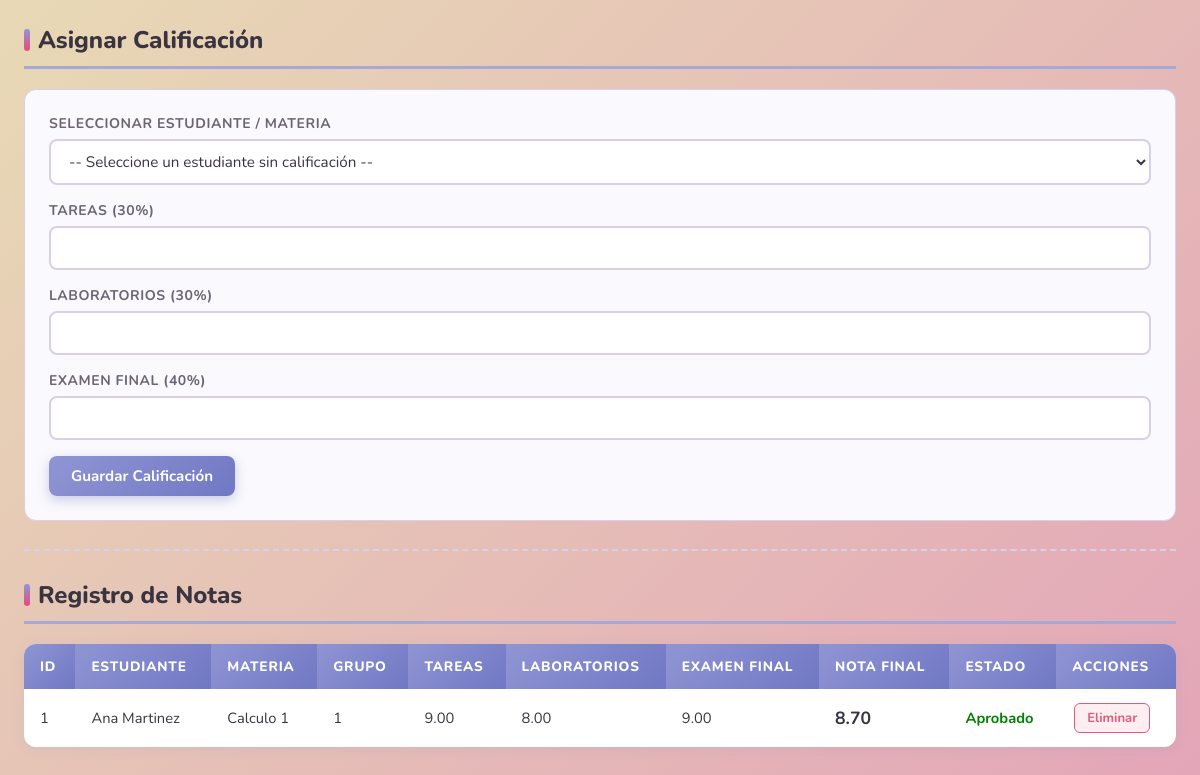
Page /calificaciones3.php on the committed database.
### tables this page shows
CREATE TABLE `calificaciones` (
  `id_calificacion` int NOT NULL,
  `id_inscripcion` int NOT NULL,
  `tareas` decimal(5,2) NOT NULL,
  `laboratorios` decimal(5,2) NOT NULL,
  `examen_final` decimal(5,2) NOT NULL,
  `nota` decimal(4,2) GENERATED ALWAYS AS ((((`tareas` * 0.3) + (`laboratorios` * 0.3)) + (`examen_final` * 0.4))) STORED
);

CREATE TABLE `estudiantes` (
  `id_estudiante` int NOT NULL,
  `nombre` varchar(100) NOT NULL,
  `apellido` varchar(100) NOT NULL,
  `correo` varchar(100) DEFAULT NULL,
  `telefono` varchar(20) DEFAULT NULL,
  `id_carrera` int NOT NULL
);

CREATE TABLE `materias` (
  `id_materia` int NOT NULL,
  `nombre` varchar(100) NOT NULL,
  `id_carrera` int NOT NULL
);

CREATE TABLE `inscripciones` (
  `id_inscripcion` int NOT NULL,
  `id_estudiante` int NOT NULL,
  `id_grupo` int NOT NULL,
  `periodo` varchar(20) NOT NULL
);

### sistemaestudiantilmodulo3.3.php (called while the page is built, shortened)
<?php
class clasesistema
{
    private $host = "localhost";
    private $usuario = "root";
    private $password = "chilaquilas25";
    private $bd = "nextgen_db";
    private $puerto = 3308;
    private $conexion;
    public function __construct()
    {
        $this->conexion = new mysqli(
            $this->host,
            $this->usuario,
            $this->password,
            $this->bd,
            $this->puerto
        );
    }
    public function ejecutarConsulta($sql)
{
    $resultado = $this->conexion->query($sql);
    return $resultado;
}
}
?>

### calificaciones3.php (the view, shortened to what this page needs)
<?php
require_once "sistemaestudiantilmodulo3.3.php";
$obj = new clasesistema();
$calificaciones = $obj->ejecutarConsulta("
    SELECT c.*,
           e.nombre AS nombre_estudiante,
           e.apellido,
           m.nombre AS materia,
           i.id_grupo
    FROM calificaciones c
    JOIN inscripciones i ON c.id_inscripcion = i.id_inscripcion
    JOIN estudiantes e ON i.id_estudiante = e.id_estudiante
    JOIN grupos g ON i.id_grupo = g.id_grupo
    JOIN materias m ON g.id_materia = m.id_materia
    ORDER BY e.apellido, e.nombre
");
?>
<!DOCTYPE html>
<html lang="es">
<head>
    <link rel="stylesheet" href="implementaciones.css">
</head>
<body>
<div class="container">
    <h2>Asignar Calificación</h2>
    <form method="POST" action="calificaciones3.php">
        <label>Seleccionar Estudiante / Materia</label>
        <select name="id_inscripcion" required>
            <option value="">-- Seleccione un estudiante sin calificación --</option>
        </select>
        <label>Tareas (30%)</label>
        <input type="number" name="tareas" step="0.01" min="0" max="10" required>
        <label>Laboratorios (30%)</label>
        <input type="number" name="laboratorios" step="0.01" min="0" max="10" required>
        <label>Examen Final (40%)</label>
        <input type="number" name="examen_final" step="0.01" min="0" max="10" required>
        <button type="submit" name="guardar" class="btn">Guardar Calificación</button>
    </form>
    <hr>
    <h2>Registro de Notas</h2>
    <table>
        <thead>
            <tr>
                <th>ID</th>
                <th>Estudiante</th>
                <th>Materia</th>
                <th>Grupo</th>
                <th>Tareas</th>
                <th>Laboratorios</th>
                <th>Examen Final</th>
                <th>Nota Final</th>
                <th>Estado</th>
                <th>Acciones</th>
            </tr>
        </thead>
        <tbody>
            <?php while($c = $calificaciones->fetch_assoc()): ?>
            <tr>
                <td><?= $c['id_calificacion'] ?></td>
                <td><?= htmlspecialchars($c['nombre_estudiante'] . " " . $c['apellido']) ?></td>
                <td><?= htmlspecialchars($c['materia']) ?></td>
                <td><?= $c['id_grupo'] ?></td>
                <td><?= $c['tareas'] ?></td>
                <td><?= $c['laboratorios'] ?></td>
                <td><?= $c['examen_final'] ?></td>
                <td class="nota-final"><?= number_format($c['nota'], 2) ?></td>
                <td>
                    <?php if($c['nota'] >= 6): ?>
                        <span style="color:green;font-weight:bold;">Aprobado</span>
                    <?php else: ?>
                        <span style="color:red;font-weight:bold;">Reprobado</span>
                    <?php endif; ?>
                </td>
                <td>
                    <a href="?eliminar=<?= $c['id_calificacion'] ?>"
                       class="btn-del"
                       onclick="return confirm('¿Eliminar esta calificación?')">Eliminar</a>
                </td>
            </tr>
            <?php endwhile; ?>
        </tbody>
    </table>
</div>
</body>
</html>

### implementaciones.css (style rules this page uses)
:root { --beige: #E8D9B5; --gris: #A89F94; --rosado: #E8A9A9; --rosado-fuerte: #E94B7D; --durazno: #F4BE6A; --lila: #8F95D3; --lila-claro: #A6A8D7; --rosado-claro: #E3A5B8; --blanco: #ffffff; --texto: #3a3340; --texto-suave: #6b6475; --borde: #d9cfe8; --sombra: rgba(143, 149, 211, 0.15); --sombra-hover: rgba(143, 149, 211, 0.30); --verde: #4caf87; --rojo: #e05c7a; }
* { box-sizing: border-box; margin: 0; padding: 0; }
body { font-family: 'Nunito', 'Segoe UI', Tahoma, Geneva, Verdana, sans-serif; background: linear-gradient(135deg, var(--beige) 0%, var(--rosado-claro) 100%); min-height: 100vh; color: var(--texto); padding: 24px; }
TÍTULOS h1, h2, h3 { color: var(--texto); font-weight: 800; }
h2 { font-size: 1.5rem; margin-bottom: 20px; padding-bottom: 10px; border-bottom: 3px solid var(--lila-claro); display: flex; align-items: center; gap: 8px; }
h2::before { content: ''; display: inline-block; width: 6px; height: 22px; background: linear-gradient(180deg, var(--lila), var(--rosado-fuerte)); border-radius: 4px; }
hr { border: none; border-top: 2px dashed var(--borde); margin: 28px 0; }
form { background: #faf9fd; border: 1px solid var(--borde); border-radius: 12px; padding: 24px; margin-bottom: 20px; }
label { display: block; font-weight: 700; font-size: 0.875rem; color: var(--texto-suave); margin-bottom: 6px; text-transform: uppercase; letter-spacing: 0.04em; }
input[type="text"], input[type="email"], input[type="number"], input[type="password"], select, textarea { width: 100%; padding: 10px 14px; border: 2px solid var(--borde); border-radius: 8px; font-family: 'Nunito', sans-serif; font-size: 0.95rem; color: var(--texto); background: var(--blanco); transition: border-color 0.2s, box-shadow 0.2s; margin-bottom: 16px; }
.btn, button[type="submit"], button[name="guardar"], button[name="actualizar"], button[name="guardarestudiante"], button[name="actualizarestudiante"], button[name="guardarmaestro"], button[name="actualizarmaestro"], button[name="login"], button[name="manual"], button[name="programar"] { display: inline-flex; align-items: center; gap: 6px; padding: 10px 22px; border: none; border-radius: 8px; font-family: 'Nunito', sans-serif; font-size: 0.95rem; font-weight: 700; cursor: pointer; transition: transform 0.15s, box-shadow 0.15s, background 0.2s; text-decoration: none; color: var(--blanco); }
button[type="submit"], button[name="guardar"], button[name="guardarestudiante"], button[name="guardarmaestro"] { background: linear-gradient(135deg, var(--lila), #7178c4); box-shadow: 0 4px 12px rgba(113, 120, 196, 0.35); }
table { width: 100%; border-collapse: collapse; margin-top: 12px; background: var(--blanco); border-radius: 12px; overflow: hidden; box-shadow: 0 2px 12px var(--sombra); }
thead th, tr th { background: linear-gradient(135deg, var(--lila), #7178c4); color: var(--blanco); padding: 13px 16px; font-size: 0.85rem; text-transform: uppercase; letter-spacing: 0.06em; font-weight: 800; text-align: left; border: none; }
tbody td, tr td { padding: 12px 16px; border-bottom: 1px solid #f0edf7; font-size: 0.92rem; vertical-align: middle; }
tbody tr:last-child td { border-bottom: none; }
a[href*="editar"], a[href*="eliminar"] { display: inline-flex; align-items: center; gap: 4px; padding: 5px 12px; border-radius: 6px; font-size: 0.82rem; font-weight: 700; text-decoration: none; margin: 2px; transition: transform 0.15s, box-shadow 0.15s; }
a[href*="eliminar"], .btn-del { background: rgba(224, 92, 122, 0.1); color: var(--rojo) !important; border: 1.5px solid var(--rojo); text-decoration: none !important; font-weight: 700 !important; }

### calificaciones3.php (style rules this page uses)
.nota-final { font-size: 1.1rem; font-weight: 700; }

### rows in the picture
calificaciones: id_calificacion "1", estudiantes.nombre+apellido "Ana Martinez", materias.nombre "Calculo 1", id_inscripcion.id_grupo "1", tareas "9.00", laboratorios "8.00", examen_final "9.00", nota "8.70", shows "Aprobado"
